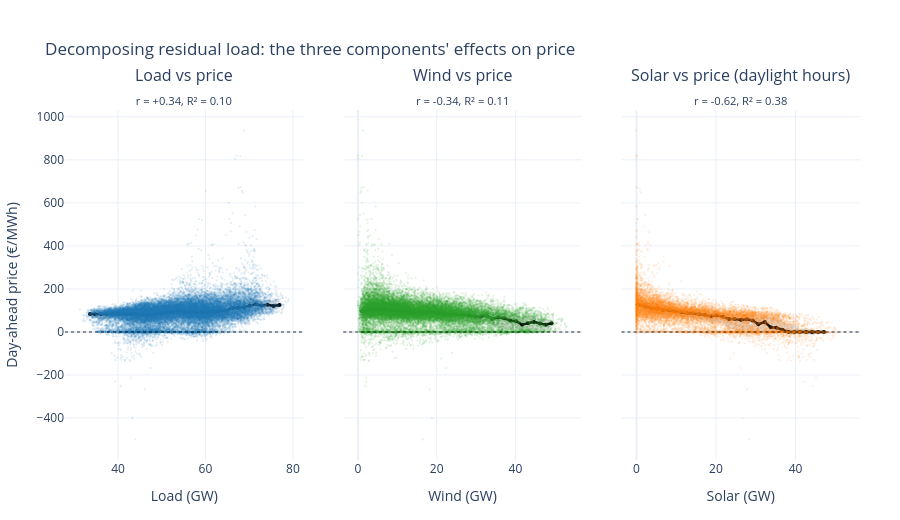

The code cell stored with this chart in its notebook:
### Markdown cell above
### 4a. Price vs each generation-mix component

Same analysis, broken out by driver. Load, wind and solar each get their own panel so we can read the slope and scatter independently before combining them.

### Code cell
import plotly.graph_objects as go
from plotly.subplots import make_subplots
import numpy as np
import pandas as pd
from scipy.stats import pearsonr, spearmanr

# ------------- prep -------------
y_col = "price__germany_luxembourg"

comp = df[[
    y_col,
    "actual_cons__grid_load",
    "actual_gen__wind_onshore",
    "actual_gen__wind_offshore",
    "actual_gen__photovoltaics",
]].dropna().copy()

# Convert MWh per hour -> GW for readable axes (your hourly sums are in MWh).
comp["load_gw"]  = comp["actual_cons__grid_load"] / 1000
comp["wind_gw"]  = (comp["actual_gen__wind_onshore"]
                   + comp["actual_gen__wind_offshore"]) / 1000
comp["solar_gw"] = comp["actual_gen__photovoltaics"] / 1000

comp["hour"] = comp.index.hour
# Solar is only meaningful when it's physically possible. Including hour 02:00
# with solar = 0 GW drags the global correlation down and misrepresents solar's
# true role. A "daylight" mask picks hours where mean solar output exceeds a
# threshold, so the solar panel shows the relationship during the hours solar
# actually affects the market.
is_daylight = comp["hour"].isin(range(8, 18))  # 08:00 – 17:59 UTC (~10-19 CET)

# ------------- helper: binned median curve -------------
def binned_curve(x, y, n_bins=35, min_n=20):
    """Bin x into quantile-based bins, return median y per bin."""
    bins = pd.cut(x, bins=n_bins, labels=False, include_lowest=True)
    out = (
        pd.DataFrame({"x": x, "y": y, "bin": bins})
        .groupby("bin")
        .agg(x=("x", "mean"),
             y_med=("y", "median"),
             y_p25=("y", lambda s: s.quantile(0.25)),
             y_p75=("y", lambda s: s.quantile(0.75)),
             n=("y", "size"))
        .query("n >= @min_n")
    )
    return out

def r2_binned(x, y, n_bins=35):
    """R^2 using the binned-median curve as the predictor."""
    bins = pd.cut(x, bins=n_bins, labels=False, include_lowest=True)
    pred = pd.Series(y).groupby(bins).transform("median")
    mask = pred.notna()
    ss_res = np.sum((y[mask] - pred[mask]) ** 2)
    ss_tot = np.sum((y[mask] - y[mask].mean()) ** 2)
    return 1 - ss_res / ss_tot

# ------------- stats per component -------------
stats = []
for name, x, subset in [
    ("Load",  comp["load_gw"],                      slice(None)),
    ("Wind",  comp["wind_gw"],                      slice(None)),
    ("Solar", comp.loc[is_daylight, "solar_gw"],    "daylight only"),
]:
    if isinstance(subset, slice):
        y = comp[y_col].values
        x_vals = x.values
    else:
        y = comp.loc[is_daylight, y_col].values
        x_vals = x.values
    pr, _ = pearsonr(x_vals, y)
    sr, _ = spearmanr(x_vals, y)
    r2 = r2_binned(x_vals, y)
    stats.append(dict(
        component=name,
        subset=subset if isinstance(subset, str) else "all hours",
        n=len(y),
        pearson=pr, spearman=sr, r2=r2,
        mean_gw=x_vals.mean(),
    ))

stats_df = pd.DataFrame(stats)

# ------------- plot: 3 panels side-by-side -------------
fig = make_subplots(
    rows=1, cols=3,
    subplot_titles=(
        f"Load vs price<br><sub>r = {stats[0]['pearson']:+.2f}, "
        f"R² = {stats[0]['r2']:.2f}</sub>",
        f"Wind vs price<br><sub>r = {stats[1]['pearson']:+.2f}, "
        f"R² = {stats[1]['r2']:.2f}</sub>",
        f"Solar vs price (daylight hours)<br><sub>r = {stats[2]['pearson']:+.2f}, "
        f"R² = {stats[2]['r2']:.2f}</sub>",
    ),
    shared_yaxes=True,
    horizontal_spacing=0.05,
)

PANEL_CONFIG = [
    ("Load",  "load_gw",  slice(None),   "#1f77b4", 1),
    ("Wind",  "wind_gw",  slice(None),   "#2ca02c", 2),
    ("Solar", "solar_gw", is_daylight,   "#ff7f0e", 3),
]

for name, col, mask, color, panel in PANEL_CONFIG:
    sub = comp if isinstance(mask, slice) else comp.loc[mask]

    # Scatter cloud
    fig.add_trace(
        go.Scattergl(
            x=sub[col], y=sub[y_col],
            mode="markers",
            marker=dict(size=2.5, color=color, opacity=0.12),
            showlegend=False, hoverinfo="skip",
        ),
        row=1, col=panel,
    )

    # Binned-median curve + IQR band
    curve = binned_curve(sub[col], sub[y_col])
    fig.add_trace(
        go.Scatter(
            x=curve["x"], y=curve["y_p75"],
            mode="lines", line=dict(width=0),
            showlegend=False, hoverinfo="skip",
        ),
        row=1, col=panel,
    )
    fig.add_trace(
        go.Scatter(
            x=curve["x"], y=curve["y_p25"],
            mode="lines", line=dict(width=0),
            fill="tonexty", fillcolor="rgba(40, 40, 40, 0.15)",
            showlegend=False, hoverinfo="skip",
        ),
        row=1, col=panel,
    )
    fig.add_trace(
        go.Scatter(
            x=curve["x"], y=curve["y_med"],
            mode="lines+markers",
            line=dict(color="black", width=2.5),
            marker=dict(size=4, color="black"),
            showlegend=False,
            hovertemplate=(f"{name}: %{{x:.1f}} GW<br>"
                           f"Median price: €%{{y:.1f}}/MWh<extra></extra>"),
        ),
        row=1, col=panel,
    )

    fig.add_hline(y=0, line_dash="dot", line_color="black",
                  opacity=0.4, row=1, col=panel)

fig.update_xaxes(title_text="Load (GW)",  row=1, col=1)
fig.update_xaxes(title_text="Wind (GW)",  row=1, col=2)
fig.update_xaxes(title_text="Solar (GW)", row=1, col=3)
fig.update_yaxes(title_text="Day-ahead price (€/MWh)", row=1, col=1)

fig.update_layout(
    title="Decomposing residual load: the three components' effects on price",
    height=520,
    template="plotly_white",
    hovermode="closest",
    margin=dict(l=60, r=40, t=110, b=60),
)
fig.show()

# ------------- printed summary -------------
print("Component correlations with DE day-ahead price:\n")
print(stats_df.to_string(index=False,
    formatters={"pearson": "{:+.3f}".format,
                "spearman": "{:+.3f}".format,
                "r2": "{:.3f}".format,
                "mean_gw": "{:.1f}".format}))
print()
print(f"Reminder — residual load R² (from Section 4): 0.695")
print(f"No single component alone matches residual load, because residual")
print(f"load is their *combination* — (load - wind - solar).")

### Figure 1 — Plotly figure (JSON) as saved in the notebook; plotly's stock layout.template omitted (floating-point values rounded to 4 significant figures; data arrays with more than 128 entries replaced by an {"elided": "..."} marker saying what was removed)
{"data": [{"hoverinfo": "skip", "marker": {"color": "#1f77b4", "opacity": 0.12, "size": 2.5}, "mode": "markers", "showlegend": false, "type": "scattergl", "x": {"elided": "27743 float values"}, "xaxis": "x", "y": {"elided": "27743 float values"}, "yaxis": "y"}, {"hoverinfo": "skip", "line": {"width": 0}, "mode": "lines", "showlegend": false, "type": "scatter", "x": [33.58, 34.75, 36.05, 37.48, 38.81, 40.19, 41.54, 42.89, 44.23, 45.62, 46.95, 48.32, 49.67, 51.03, 52.4, 53.8, 55.15, 56.51, 57.88, 59.24, 60.57, 61.94, 63.31, 64.68, 66.05, 67.44, 68.78, 70.13, 71.51, 72.82, 74.19, 75.56, 76.93], "xaxis": "x", "y": [90.75, 95.01, 91.05, 94.55, 93.57, 95.03, 95.22, 96.0, 97.63, 101.0, 102.1, 104.6, 108.4, 113.9, 116.7, 120.8, 120.0, 120.3, 118.4, 116.8, 114.7, 121.0, 123.1, 129.9, 138.3, 140.6, 144.2, 154.8, 162.3, 142.5, 148.2, 148.1, 155.3], "yaxis": "y"}, {"fill": "tonexty", "fillcolor": "rgba(40, 40, 40, 0.15)", "hoverinfo": "skip", "line": {"width": 0}, "mode": "lines", "showlegend": false, "type": "scatter", "x": [33.58, 34.75, 36.05, 37.48, 38.81, 40.19, 41.54, 42.89, 44.23, 45.62, 46.95, 48.32, 49.67, 51.03, 52.4, 53.8, 55.15, 56.51, 57.88, 59.24, 60.57, 61.94, 63.31, 64.68, 66.05, 67.44, 68.78, 70.13, 71.51, 72.82, 74.19, 75.56, 76.93], "xaxis": "x", "y": [72.3, 67.89, 57.4, 60.33, 64.59, 63.79, 58.66, 47.87, 43.52, 43.6, 43.86, 50.66, 52.0, 59.92, 65.01, 72.05, 71.33, 69.28, 67.66, 67.12, 70.02, 73.43, 77.1, 75.75, 80.85, 84.86, 90.57, 95.0, 105.1, 104.7, 106.0, 103.1, 108.9], "yaxis": "y"}, {"hovertemplate": "Load: %{x:.1f} GW<br>Median price: €%{y:.1f}/MWh<extra></extra>", "line": {"color": "black", "width": 2.5}, "marker": {"color": "black", "size": 4}, "mode": "lines+markers", "showlegend": false, "type": "scatter", "x": [33.58, 34.75, 36.05, 37.48, 38.81, 40.19, 41.54, 42.89, 44.23, 45.62, 46.95, 48.32, 49.67, 51.03, 52.4, 53.8, 55.15, 56.51, 57.88, 59.24, 60.57, 61.94, 63.31, 64.68, 66.05, 67.44, 68.78, 70.13, 71.51, 72.82, 74.19, 75.56, 76.93], "xaxis": "x", "y": [83.16, 82.64, 82.21, 83.85, 83.35, 85.09, 85.03, 83.28, 83.17, 82.53, 79.99, 83.9, 87.2, 90.28, 92.23, 98.1, 94.99, 93.81, 92.44, 91.66, 91.62, 95.46, 98.52, 98.94, 110.1, 111.6, 115.3, 121.8, 128.6, 123.4, 126.5, 120.6, 124.9], "yaxis": "y"}, {"hoverinfo": "skip", "marker": {"color": "#2ca02c", "opacity": 0.12, "size": 2.5}, "mode": "markers", "showlegend": false, "type": "scattergl", "x": {"elided": "27743 float values"}, "xaxis": "x2", "y": {"elided": "27743 float values"}, "yaxis": "y2"}, {"hoverinfo": "skip", "line": {"width": 0}, "mode": "lines", "showlegend": false, "type": "scatter", "x": [1.061, 2.346, 3.841, 5.354, 6.843, 8.378, 9.87, 11.42, 12.9, 14.41, 15.95, 17.45, 18.96, 20.49, 22.0, 23.5, 25.03, 26.52, 28.09, 29.58, 31.08, 32.62, 34.07, 35.65, 37.14, 38.68, 40.18, 41.69, 43.17, 44.68, 46.25, 47.68, 49.18], "xaxis": "x2", "y": [122.9, 128.8, 129.9, 129.4, 129.4, 123.3, 121.2, 118.3, 112.5, 108.4, 109.6, 110.7, 112.9, 107.9, 106.0, 103.3, 102.0, 98.11, 96.34, 94.9, 92.66, 90.8, 83.84, 86.58, 83.7, 78.89, 76.13, 70.31, 75.1, 71.99, 60.72, 59.85, 55.51], "yaxis": "y2"}, {"fill": "tonexty", "fillcolor": "rgba(40, 40, 40, 0.15)", "hoverinfo": "skip", "line": {"width": 0}, "mode": "lines", "showlegend": false, "type": "scatter", "x": [1.061, 2.346, 3.841, 5.354, 6.843, 8.378, 9.87, 11.42, 12.9, 14.41, 15.95, 17.45, 18.96, 20.49, 22.0, 23.5, 25.03, 26.52, 28.09, 29.58, 31.08, 32.62, 34.07, 35.65, 37.14, 38.68, 40.18, 41.69, 43.17, 44.68, 46.25, 47.68, 49.18], "xaxis": "x2", "y": [58.32, 81.85, 86.09, 87.4, 85.68, 83.19, 79.33, 79.25, 76.92, 74.29, 73.32, 69.86, 70.03, 68.0, 63.77, 55.88, 55.08, 52.94, 47.86, 44.23, 39.3, 51.16, 25.4, 22.15, 11.43, 10.9, 9.03, 4.702, 5.537, 7.525, 10.01, 9.065, 11.97], "yaxis": "y2"}, {"hovertemplate": "Wind: %{x:.1f} GW<br>Median price: €%{y:.1f}/MWh<extra></extra>", "line": {"color": "black", "width": 2.5}, "marker": {"color": "black", "size": 4}, "mode": "lines+markers", "showlegend": false, "type": "scatter", "x": [1.061, 2.346, 3.841, 5.354, 6.843, 8.378, 9.87, 11.42, 12.9, 14.41, 15.95, 17.45, 18.96, 20.49, 22.0, 23.5, 25.03, 26.52, 28.09, 29.58, 31.08, 32.62, 34.07, 35.65, 37.14, 38.68, 40.18, 41.69, 43.17, 44.68, 46.25, 47.68, 49.18], "xaxis": "x2", "y": [95.9, 103.5, 103.0, 104.4, 104.5, 100.2, 99.16, 96.31, 92.76, 91.39, 90.72, 90.27, 91.86, 87.24, 86.02, 81.3, 81.93, 80.8, 77.59, 72.64, 70.84, 75.81, 61.71, 66.57, 63.7, 52.82, 50.18, 33.64, 40.0, 46.65, 39.24, 33.48, 40.16], "yaxis": "y2"}, {"hoverinfo": "skip", "marker": {"color": "#ff7f0e", "opacity": 0.12, "size": 2.5}, "mode": "markers", "showlegend": false, "type": "scattergl", "x": {"elided": "11560 float values"}, "xaxis": "x3", "y": {"elided": "11560 float values"}, "yaxis": "y3"}, {"hoverinfo": "skip", "line": {"width": 0}, "mode": "lines", "showlegend": false, "type": "scatter", "x": [0.3091, 2.246, 3.771, 5.241, 6.724, 8.243, 9.738, 11.26, 12.7, 14.25, 15.76, 17.27, 18.75, 20.2, 21.79, 23.28, 24.72, 26.28, 27.75, 29.23, 30.67, 32.28, 33.78, 35.24, 36.75, 38.23, 39.72, 41.13, 42.66, 44.18, 45.7, 47.15], "xaxis": "x3", "y": [157.2, 140.7, 135.2, 130.0, 121.3, 117.5, 111.6, 104.0, 103.9, 102.9, 99.51, 98.32, 92.94, 89.95, 84.93, 83.81, 80.2, 80.38, 79.53, 78.64, 70.05, 75.28, 66.01, 65.05, 48.82, 37.38, 35.05, 12.79, 16.66, 7.825, 2.643, 0.7075], "yaxis": "y3"}, {"fill": "tonexty", "fillcolor": "rgba(40, 40, 40, 0.15)", "hoverinfo": "skip", "line": {"width": 0}, "mode": "lines", "showlegend": false, "type": "scatter", "x": [0.3091, 2.246, 3.771, 5.241, 6.724, 8.243, 9.738, 11.26, 12.7, 14.25, 15.76, 17.27, 18.75, 20.2, 21.79, 23.28, 24.72, 26.28, 27.75, 29.23, 30.67, 32.28, 33.78, 35.24, 36.75, 38.23, 39.72, 41.13, 42.66, 44.18, 45.7, 47.15], "xaxis": "x3", "y": [98.21, 90.47, 88.66, 86.92, 79.85, 76.59, 75.19, 69.5, 66.72, 64.6, 57.78, 54.8, 41.05, 44.74, 38.88, 14.23, 8.815, 5.01, 9.72, 0.7475, -0.01, 0.0575, -0.025, -0.01, -0.15, -3.562, -2.26, -6.63, -4.785, -16.19, -2.002, -4.157], "yaxis": "y3"}, {"hovertemplate": "Solar: %{x:.1f} GW<br>Median price: €%{y:.1f}/MWh<extra></extra>", "line": {"color": "black", "width": 2.5}, "marker": {"color": "black", "size": 4}, "mode": "lines+markers", "showlegend": false, "type": "scatter", "x": [0.3091, 2.246, 3.771, 5.241, 6.724, 8.243, 9.738, 11.26, 12.7, 14.25, 15.76, 17.27, 18.75, 20.2, 21.79, 23.28, 24.72, 26.28, 27.75, 29.23, 30.67, 32.28, 33.78, 35.24, 36.75, 38.23, 39.72, 41.13, 42.66, 44.18, 45.7, 47.15], "xaxis": "x3", "y": [127.4, 117.7, 111.0, 108.3, 101.5, 100.5, 95.17, 91.62, 88.39, 86.53, 82.94, 80.08, 73.44, 77.06, 70.0, 60.12, 60.24, 56.08, 59.2, 53.24, 35.9, 46.27, 21.38, 19.19, 9.35, 0.085, 0.03, 0.0, -0.01, -0.015, -0.04, -0.755], "yaxis": "y3"}], "layout": {"annotations": [{"font": {"size": 16}, "showarrow": false, "text": "Load vs price<br><sub>r = +0.34, R² = 0.10</sub>", "x": 0.15, "xanchor": "center", "xref": "paper", "y": 1, "yanchor": "bottom", "yref": "paper"}, {"font": {"size": 16}, "showarrow": false, "text": "Wind vs price<br><sub>r = -0.34, R² = 0.11</sub>", "x": 0.5, "xanchor": "center", "xref": "paper", "y": 1, "yanchor": "bottom", "yref": "paper"}, {"font": {"size": 16}, "showarrow": false, "text": "Solar vs price (daylight hours)<br><sub>r = -0.62, R² = 0.38</sub>", "x": 0.85, "xanchor": "center", "xref": "paper", "y": 1, "yanchor": "bottom", "yref": "paper"}], "height": 520, "hovermode": "closest", "margin": {"b": 60, "l": 60, "r": 40, "t": 110}, "shapes": [{"line": {"color": "black", "dash": "dot"}, "opacity": 0.4, "type": "line", "x0": 0, "x1": 1, "xref": "x domain", "y0": 0, "y1": 0, "yref": "y"}, {"line": {"color": "black", "dash": "dot"}, "opacity": 0.4, "type": "line", "x0": 0, "x1": 1, "xref": "x2 domain", "y0": 0, "y1": 0, "yref": "y2"}, {"line": {"color": "black", "dash": "dot"}, "opacity": 0.4, "type": "line", "x0": 0, "x1": 1, "xref": "x3 domain", "y0": 0, "y1": 0, "yref": "y3"}], "title": {"text": "Decomposing residual load: the three components' effects on price"}, "xaxis": {"anchor": "y", "domain": [0, 0.3], "title": {"text": "Load (GW)"}}, "xaxis2": {"anchor": "y2", "domain": [0.35, 0.65], "title": {"text": "Wind (GW)"}}, "xaxis3": {"anchor": "y3", "domain": [0.7, 1], "title": {"text": "Solar (GW)"}}, "yaxis": {"anchor": "x", "domain": [0, 1], "title": {"text": "Day-ahead price (€/MWh)"}}, "yaxis2": {"anchor": "x2", "domain": [0, 1], "matches": "y", "showticklabels": false}, "yaxis3": {"anchor": "x3", "domain": [0, 1], "matches": "y", "showticklabels": false}}}
